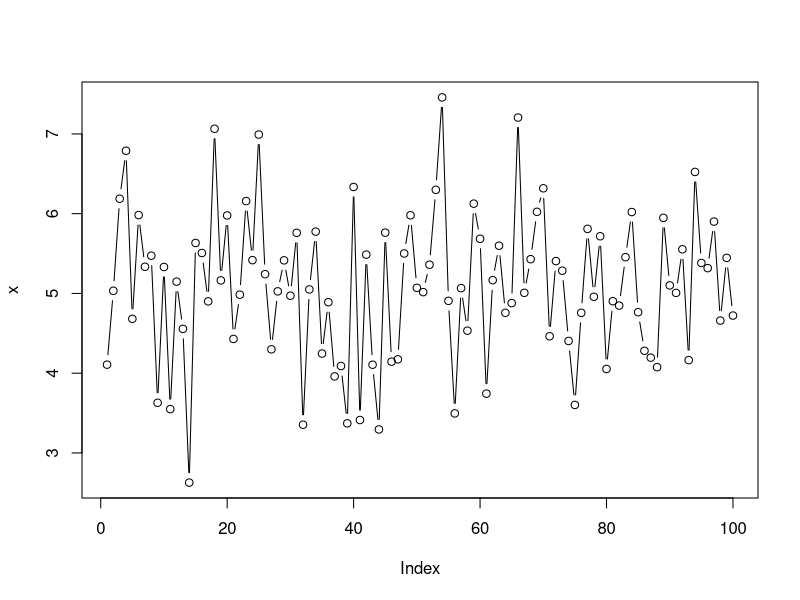
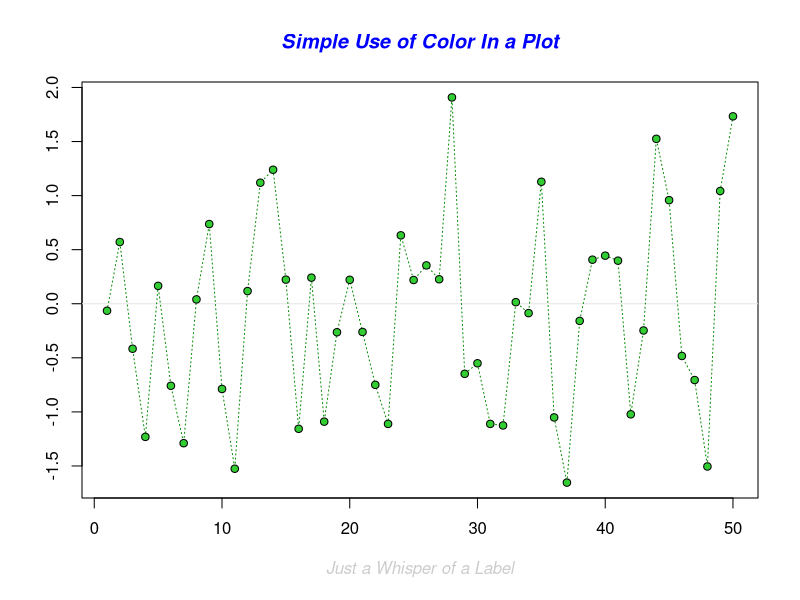
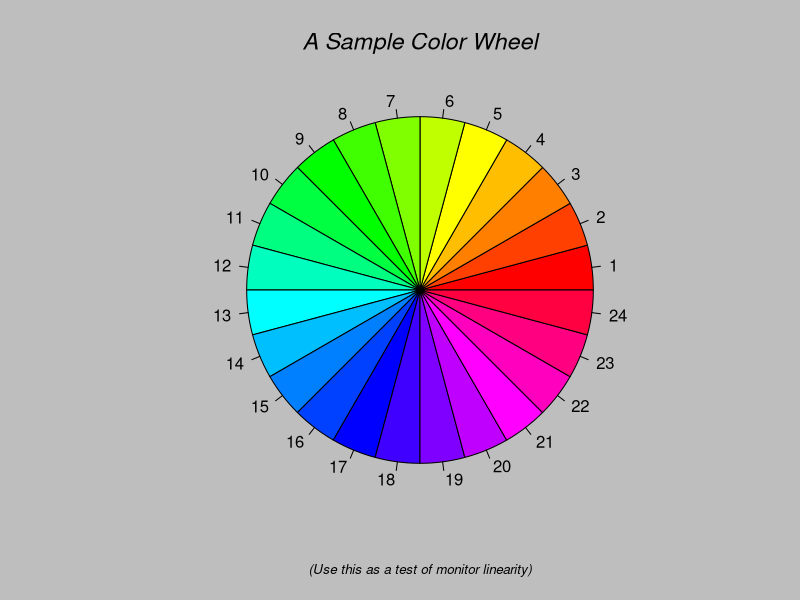
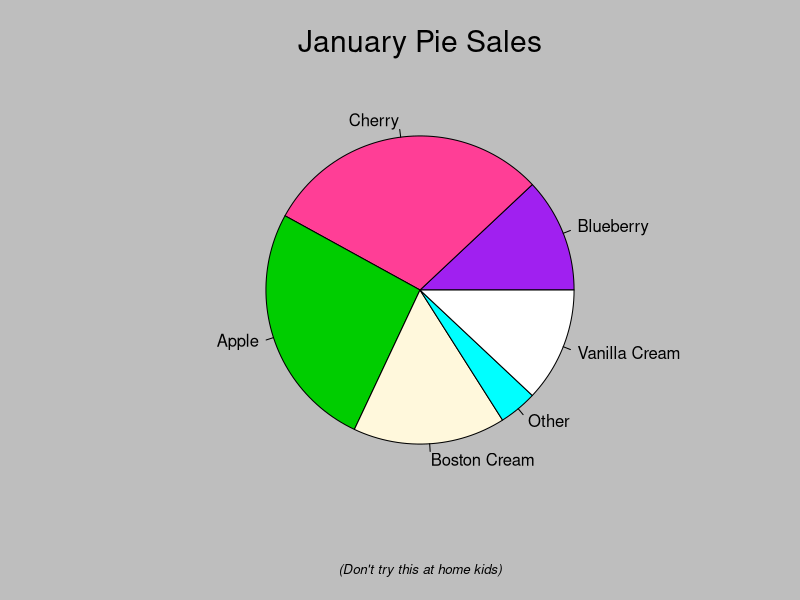
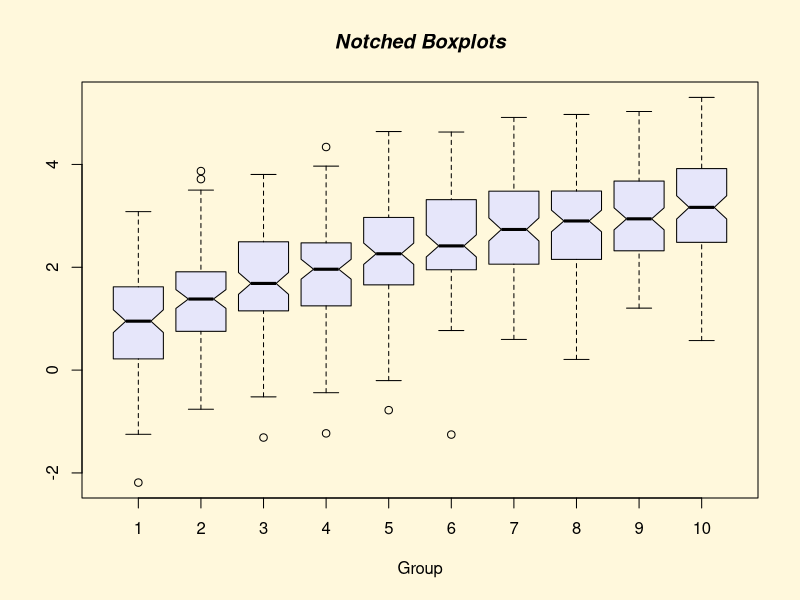
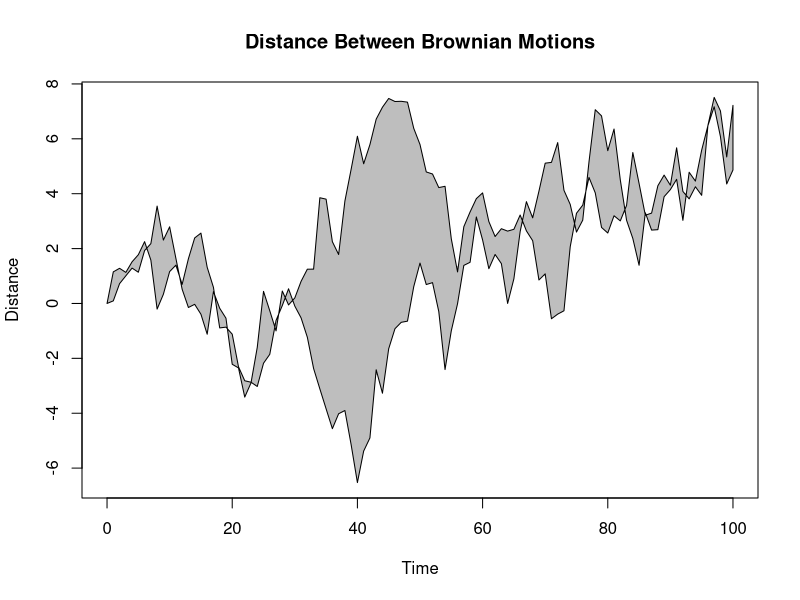
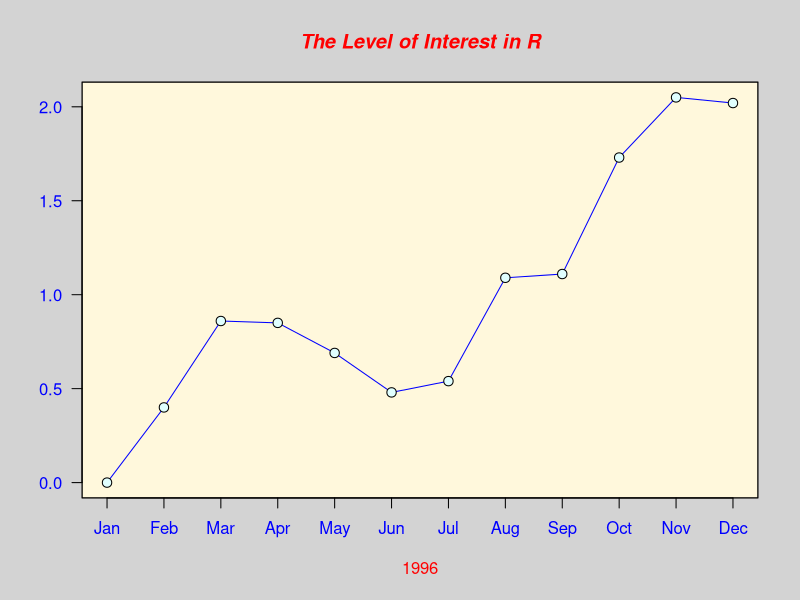
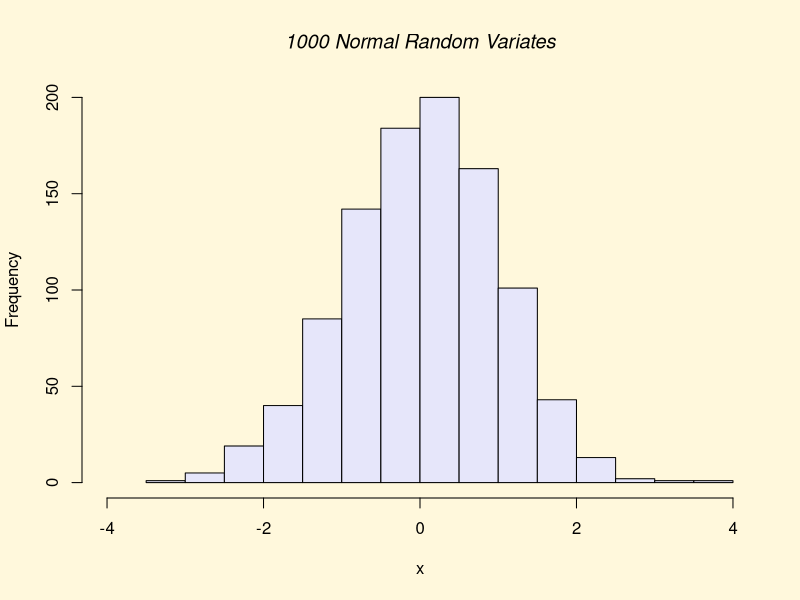

These charts were generated, in order, by the following R code: (Note: this script raises an error after producing the figures.)
###########################################
ls() 
rm(list = ls())

######################
x <- rnorm(100, mean = 5, sd=1)
mean(x)
sd(x)
summary(x)
plot(x, type='b')


demo(graphics)

######################
memory.limit

.packages(all.available = TRUE)


######################
#数据集
dim(data()$results)
ddddd <- data()$results

######################

dist
plot
methods(plot)
plot.ecdf


######################
head(CO2,10)
CO2
tail(CO2, 10)

View(CO2)


data <- data.frame()
edit(data)


array

table

ct <- data.frame(Vote.for.X = factor(c("Yes", "Yes", "No", "Not Sure", "No"), levels = c("Yes", "No", "Not Sure")), 
                 Vote.for.X.Last.Time =  factor(c("Yes", "No", "No", "Yes", "No"), levels = c("Yes", "No"))  )
ctnames <- colnames(ct) 
colnames(ct)  <- c('x1', 'x2')

cttab <-table(ct) 

attributes(cttab)

summary(cttab) 
str(cttab) 
mode(cttab)

addmargins(cttab) 
dimnames(cttab)

subtable

g <- "My First List"
h <- c(25, 26, 18, 39, 40, 44)
j <- matrix(1:10, nrow = 5)
k <- c("one", "two", "three")
mylist <- list(title = g, ages = h, j, k)

str(mylist)
summary(mylist)
attributes(mylist)


